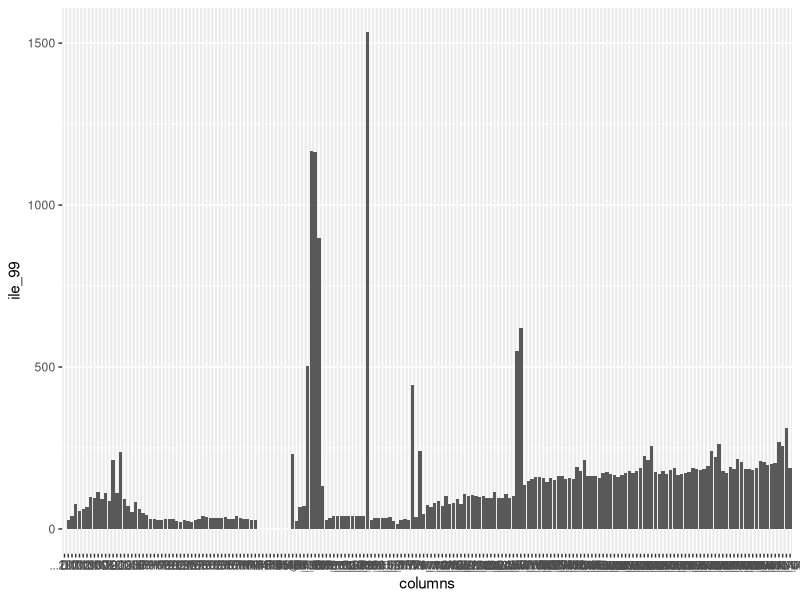

The R script that drew this image:
library(dplyr)
library(ggplot2)
library(readr)
library(tidyr)
kopernik <- read_csv("kopernik.csv")
kopernik <- kopernik %>% 
  distinct(id_ucznia, miejsc, .keep_all = TRUE)


kopernik <- kopernik %>% 
  select(!weryfikator:woj_nr)
kopernik %>% 
  filter_all(any_vars(. %in% c(99,'99')))

data <- data.frame(columns = colnames(kopernik), ile_99 = rep(0, 195))

iter <- 1:dim(kopernik)[2]
for (i in iter){
  data[i,2] <- kopernik %>% 
    select(i) %>% 
    rename(col1 = 1) %>% 
    filter(col1 == 99) %>% 
    count()
}
data %>% 
  filter(ile_99 <2000) %>% 
  ggplot(aes(x = columns, y = ile_99))+
  geom_col()


